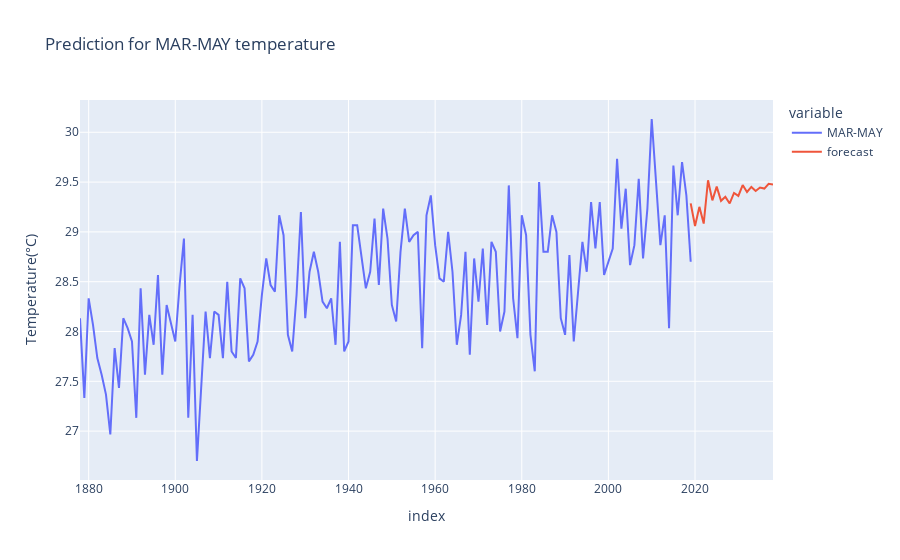

Write notebook code for a chart like this one.
### Code cell
from pandas.tseries.offsets import DateOffset
future_dates=[df.index[-1]+ DateOffset(years=x)for x in range(0,20)]
future_datest_df=pd.DataFrame(index=future_dates[1:],columns=df.columns)

future_datest_df

future_df=pd.concat([df,future_datest_df])
future_df

future_df['forecast'] = model.predict(start =141, end =163, dynamic= True,typ='levels')
fig = px.line(future_df,y=['MAR-MAY', 'forecast'],labels={"value":"Temperature(°C)"},title="Prediction for MAR-MAY temperature")
fig.show()

### Figure 1 — Plotly figure (JSON) as saved in the notebook; plotly's stock layout.template omitted (floating-point values rounded to 4 significant figures; data arrays with more than 128 entries replaced by an {"elided": "..."} marker saying what was removed)
{"data": [{"hovertemplate": "variable=MAR-MAY<br>index=%{x}<br>Temperature(°C)=%{y}<extra></extra>", "legendgroup": "MAR-MAY", "line": {"color": "#636efa", "dash": "solid"}, "mode": "lines", "name": "MAR-MAY", "orientation": "v", "showlegend": true, "type": "scatter", "x": {"elided": "161 str values"}, "xaxis": "x", "y": {"elided": "161 float values"}, "yaxis": "y"}, {"hovertemplate": "variable=forecast<br>index=%{x}<br>Temperature(°C)=%{y}<extra></extra>", "legendgroup": "forecast", "line": {"color": "#EF553B", "dash": "solid"}, "mode": "lines", "name": "forecast", "orientation": "v", "showlegend": true, "type": "scatter", "x": {"elided": "161 str values"}, "xaxis": "x", "y": {"elided": "161 float values"}, "yaxis": "y"}], "layout": {"legend": {"title": {"text": "variable"}, "tracegroupgap": 0}, "title": {"text": "Prediction for MAR-MAY temperature"}, "xaxis": {"anchor": "y", "domain": [0, 1], "title": {"text": "index"}}, "yaxis": {"anchor": "x", "domain": [0, 1], "title": {"text": "Temperature(°C)"}}}}
